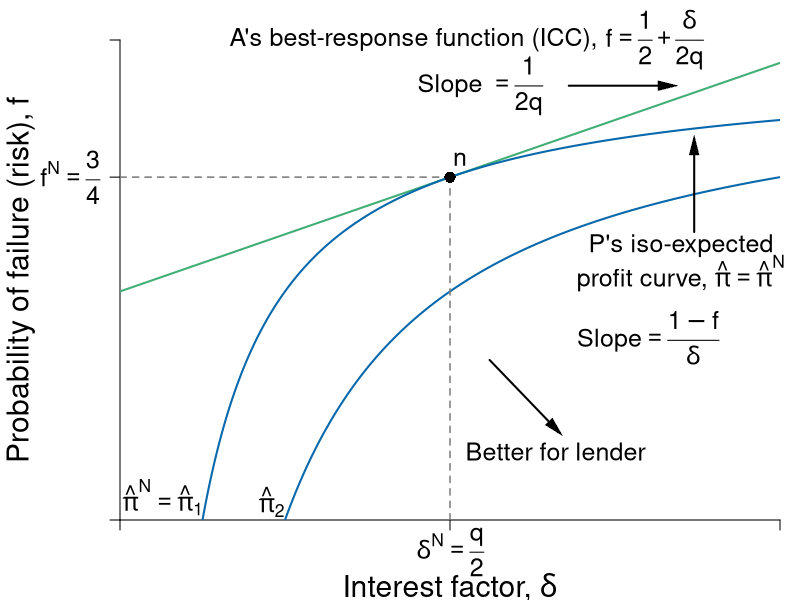

Write R code to recreate this figure.
#Graph Designer: Simon Halliday, Scott Cohn, Harriet Brookes Gray
#Authors: Bowles and Halliday
#Title: Coordination, Conflict and Competition: A Text in Microeconomics

library(shape)
pdf(file = "credit/non_contractual_risk_sparse.pdf", width = 8, height = 6)

#Set parameters for graphics
pointsize <- 1.8
axislabelsize <- 1.8
labelsize <- 1.5
namesize <- 1.8
annotatesize <- 1.5
graphlinewidth <- 2
segmentlinewidth <- 1.5

COL <- c("#7fc97f", "#beaed4", "#fdc086", "#ffff99", "#386cb0", "#f0027f", "#bf5b17", "#666666")
COLA <- c("#e0f3db", "#99d8c9","#66c2a4","#41ae76", "#238b45", "#005824")
COLB <- c("#c6dbef", "#4eb3d3", "#2b8cbe", "#0868ac","#084081")
COLC <- c("#fcfbfd", "#efedf5", "#dadaeb", "#bcbddc", "#9e9ac8", "#807dba", "#6a51a3", "#54278f", "#3f007d")
grays <- gray.colors(25, start = 1, end = 0, alpha = 1)

#Edited the margins to cater for the larger LHS labels
par(mar =  c(4, 6, 2, 1))

brfFn <- function(delta, q = 1) {
  .5 + (delta / (2 * q)) 
}

PCFn <- function(delta, q = 1) {
  delta/q
}

isoreturnFn <- function(delta, pi=0.125) {
  1 - (pi)/delta
}


yFn <- function(d1, f1, q = 1){
  q*f1*(1 - f1) - d1*(1 - f1)
}

profitFn <- function(d1, q = 1){
  d1/2 - (1/(2*q))*(d1)^2
}

ylow <- function(delta, q = 1, ybar = 0.0625){
  (-sqrt(delta^2 - 2*delta*q + q^2 - 4*q*ybar) + delta + q)/(2*q)
}

yhigh <- function(delta, q = 1, ybar = 0.0625){
  (sqrt(delta^2 - 2*delta*q + q^2 - 4*q*ybar) + delta + q)/(2*q)
}

xlims <- c(0, 1)
ylims <- c(0, 1.05)

npts <- 501 
d1 <- seq(xlims[1], xlims[2], length.out = npts)
f1 <- seq(ylims[1], ylims[2], length.out = npts) 
a <- c(0.0625)

plot(0, 0, xlim = xlims, ylim = ylims, type = "n",
     xlab = expression(paste("")),
     ylab = expression(paste("")), 
     xaxt = "n", 
     yaxt = "n", 
     cex.lab = axislabelsize, 
     bty = "n", 
     xaxs = "i", 
     yaxs = "i"
)


ticksy <- c(ylims[1], brfFn(delta = 0.5), ylims[2])
ylabels <- c(NA, expression(paste(f^{N} == frac(3,4))), NA)
ticksx <- c(xlims[1], 0.5, xlims[2])
xlabels <- c(NA, NA, NA)
#xlabels <- c(NA, expression(paste(delta^{N} == frac(q,2))), NA)

axis(1, at = ticksx, pos = 0, labels = xlabels, cex.axis = labelsize)
axis(2, at = ticksy, pos = 0, labels = ylabels, las = 1, cex.axis = labelsize)

text(0.5, -0.07, expression(paste(delta^{N} == frac(q,2))), xpd = TRUE, cex = labelsize) 


npts <- 503 
xx1 <- seq(xlims[1], xlims[2], length.out = npts)
xx2 <- seq(0, 1, length.out = npts)

#xpoly1 <- seq(from = 0.168, to = 0.5, length.out = 500)
#ypoly1 <- ylow(xpoly1)
#ypoly2 <- isoreturnFn(xpoly1)
#polygon(x = c(xpoly1, rev(xpoly1)), y = c(ypoly1, rev(ypoly2)), col = COL[4], density = NULL, border = NA)


#Draw the graphs
lines(xx1, brfFn(xx1), col = COLA[4], lwd = graphlinewidth)
#lines(xx1, PCFn(xx1), col = COLA[2], lwd = graphlinewidth)
lines(xx1, isoreturnFn(xx1), col = COLB[4], lwd = graphlinewidth)

lines(xx1, isoreturnFn(xx1, pi = .25), col = COLB[4], lwd = graphlinewidth)

# PC
#segments(0, 0, xlims[2], xlims[2])

#Axis labels
mtext(expression(paste("Interest factor, ", delta)), side = 1, line = 3.3, cex = axislabelsize)
text(-0.15, 0.5*(ylims[2]), expression(paste("Probability of failure (risk), ", f)), xpd = TRUE, cex = axislabelsize, srt = 90) 


# contour(d1, f1,
#         outer(d1, f1, yFn),
#         drawlabels = FALSE,
#         col = COLA[3],
#         lwd = graphlinewidth,
#         levels = a,
#         xaxs = "i",
#         yaxs = "i",
#         add = TRUE)
# 

segments(0.5, 0, 0.5, brfFn(delta = 0.5), lty = 2, col = grays[20] , lwd = segmentlinewidth)
segments(0, brfFn(delta = 0.5), 0.5, brfFn(delta = 0.5), lty = 2, col = grays[20] , lwd = segmentlinewidth)

#Annotate  points
text(0.5 + 0.015, isoreturnFn(0.5) + 0.04, expression(paste(n)), cex = labelsize)
points(0.5, isoreturnFn(0.5), pch = 16, col = "black", cex = 1.5)

# text(0.5 + 0.015, isoreturnFn(0.5, pi = 0.25) + 0.04, expression(paste(c)), cex = labelsize)
#points(0.5, isoreturnFn(0.5, pi = 0.25), pch = 16, col = "black", cex = 1.5)

#text(0.375 + 0.02, 0.6 + 0.03, expression(paste(b)), cex = labelsize)
#points(0.375, 0.6, pch = 16, col = "black", cex = 1.5)

#text(0.2, 0.85, expression(paste(y == y^{n})), cex = labelsize)

text(0.45, 1.05, expression(paste("A's best-response function (ICC), ")), cex = labelsize, xpd = TRUE)
text(0.81, 1.05, expression(paste(f == frac(1,2) + frac(delta, 2*q))), cex = labelsize, xpd =TRUE)

# text(0.1, 0.6, expression(paste("ICC")), cex = labelsize, xpd = TRUE)

text(0.5, 0.95, expression(paste("Slope")), cex = labelsize, xpd = TRUE)
text(0.6, 0.95, expression(paste(phantom()== frac(1,2*q))), cex = labelsize)

Arrows(0.68, 0.95, 0.83, 0.95, col = "black", lty = 1, lwd = 2, arr.type = "triangle", arr.lwd = 0.5)


#text(0.64, 0.4, expression(paste("A's participation")), cex = labelsize)
#text(0.64, 0.34, expression(paste("constraint")), cex = labelsize)
#text(0.64, 0.22, expression(paste(f == frac(delta, q))), cex = labelsize)
#Arrows(0.64, 0.44, 0.64, 0.58, col = "black", lty = 1, lwd = 2, arr.type = "triangle", arr.lwd = 0.5)


text(0.85, 0.6, expression(paste("P's iso-expected")), cex = labelsize, xpd = TRUE)
text(0.85, 0.54, expression(paste("profit curve, ", hat(pi) == hat(pi)^{N})), cex = labelsize, xpd = TRUE)
text(0.8, 0.4, expression(paste("Slope", phantom() == frac(1-f,delta))), cex = labelsize, xpd = TRUE)
#text(0.7, 0.53, expression(paste(pi == pi^{N})), cex = labelsize, xpd = TRUE)
Arrows(0.87, 0.63, 0.87, 0.82, col = "black", lty = 1, lwd = 2, arr.type = "triangle", arr.lwd = 0.5)

#text(0.3, 0.13, expression(paste("Pareto-improving")), cex = labelsize)
#text(0.3, 0.07, expression(paste("lens")), cex = labelsize)
#Arrows(0.3, 0.18, 0.3, 0.5, col = "black", lty = 1, lwd = 2, arr.type = "triangle", arr.lwd = 0.5)

text(0.065, 0.05, expression(paste(hat(pi)^N == hat(pi)[1])), cex = labelsize)
text(0.23, 0.04, expression(paste(hat(pi)[2])), cex = labelsize)

Arrows(0.56, 0.35, 0.66, 0.2, col = "black", lty = 1, lwd = 2, arr.type = "triangle", arr.lwd = 0.5)
#text(0.48, 0.3, expression(paste('More profits')), cex = labelsize, xpd = TRUE)
text(0.66, 0.15, expression(paste('Better for lender')), cex = labelsize, xpd = TRUE)


dev.off()
